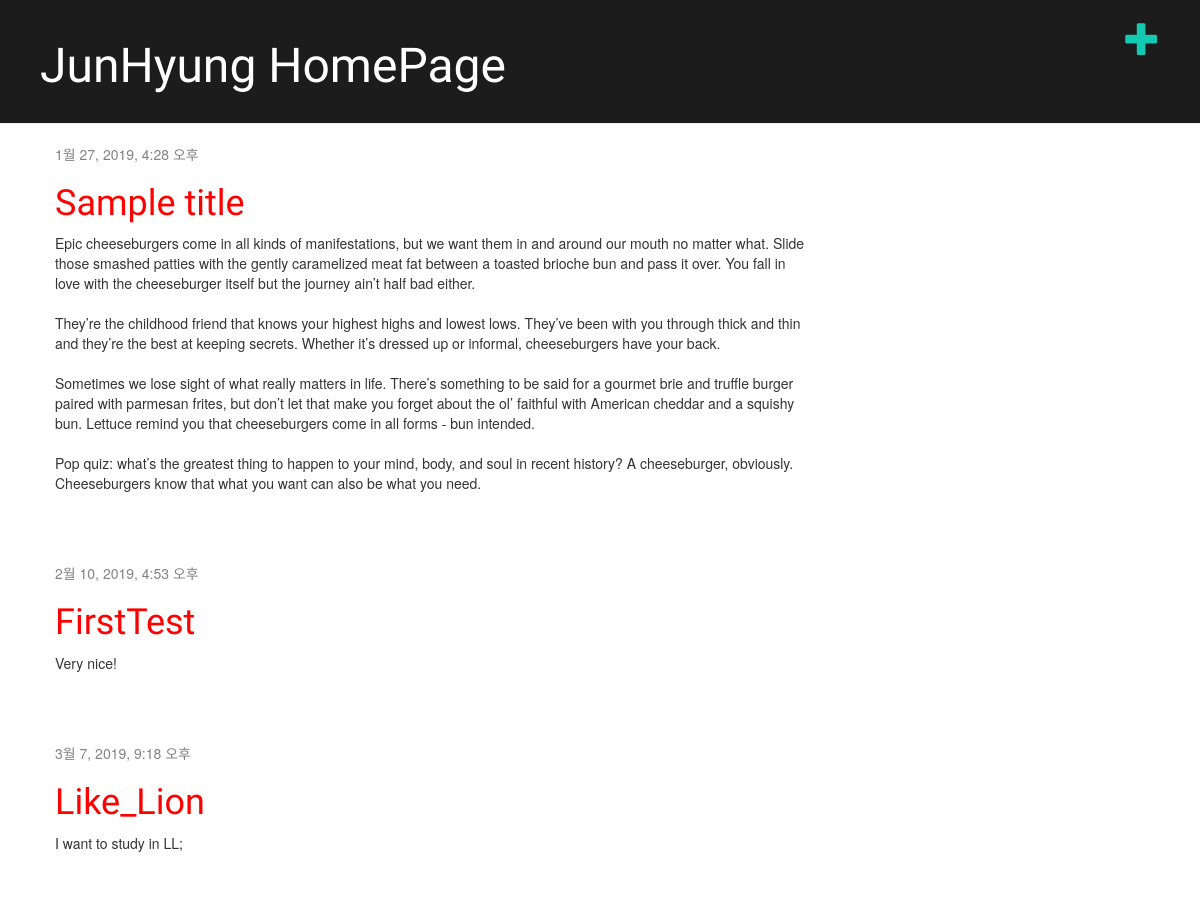
Before: / with the older database file.
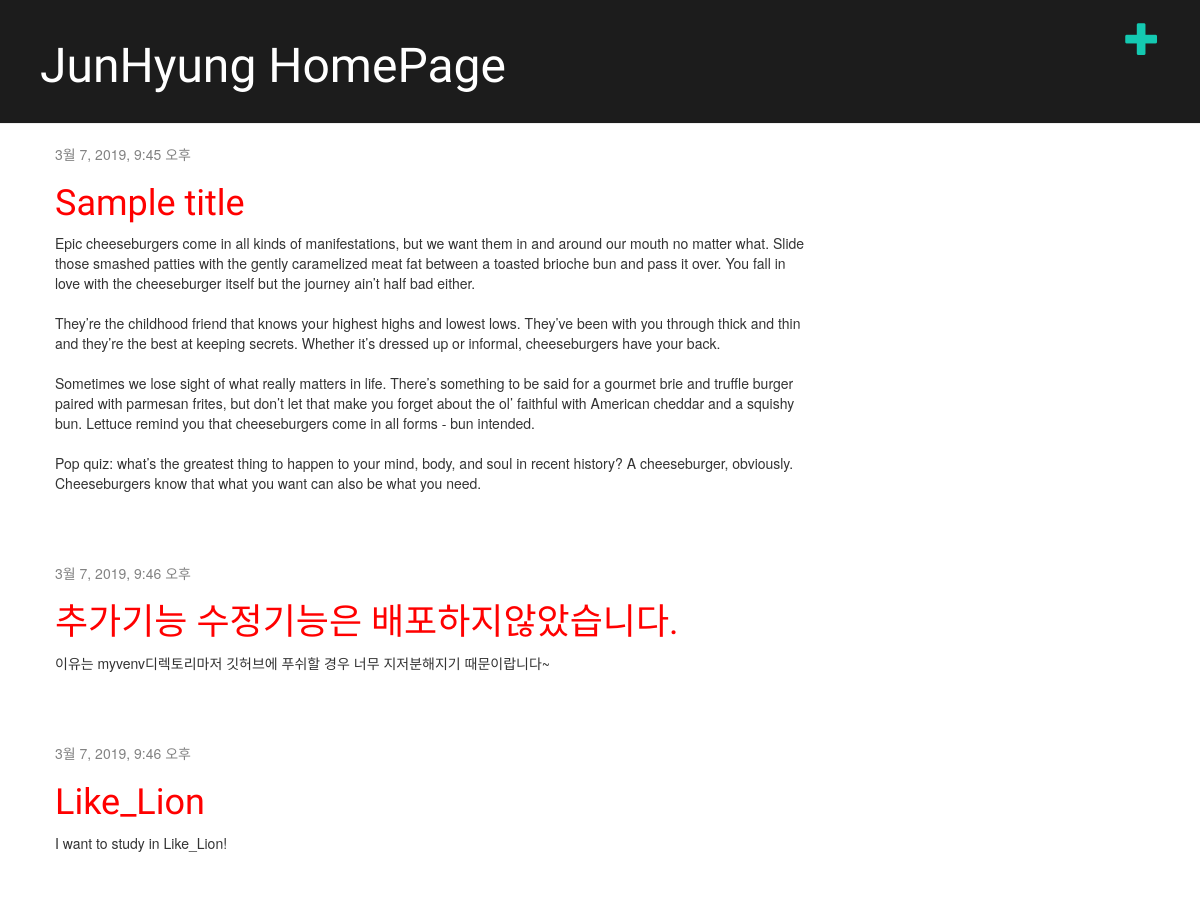
After: the same page with the newer database file.
### blog/models.py (models this page shows, shortened)
class Post(models.Model):
    author = models.ForeignKey('auth.User', on_delete=models.CASCADE)
    title = models.CharField(max_length=200)
    text = models.TextField()
    created_date = models.DateTimeField(
            default=timezone.now)
    published_date = models.DateTimeField(
            blank=True, null=True)

### blog/views.py (the view)
# urls.py: path('', views.post_list, name='post_list'),
def post_list(request):
    fetched_posts = Post.objects.filter(published_date__lte=timezone.now()).order_by('published_date')
    return render(request, 'blog/post_list.html', {'posts': fetched_posts})

### blog/templates/blog/post_list.html
{% extends 'blog/base.html' %}
{% block content %}
    {% for post in posts %}
        <div class="post">
            <div class="date">
                {{ post.published_date }}
            </div>
            <h1><a href="{% url 'post_detail' pk=post.pk %}">{{ post.title }}</a></h1>
            <p>{{ post.text|linebreaksbr }}</p>
        </div>
    {% endfor %}
{% endblock %}

### blog/templates/blog/base.html (shortened to what this page needs)
{% load static %}
<html>
    <head>
        <link rel="stylesheet" href="//maxcdn.bootstrapcdn.com/bootstrap/3.2.0/css/bootstrap.min.css">
        <link rel="stylesheet" href="//maxcdn.bootstrapcdn.com/bootstrap/3.2.0/css/bootstrap-theme.min.css">
        <link rel="stylesheet" href="{% static 'css/blog.css' %}">
    </head>
    <body>
        <div class="page-header">
            <a href="{% url 'post_new' %}" class="top-menu"><span class="glyphicon glyphicon-plus"></span></a>
            <h1><a href="/">JunHyung HomePage</a></h1>
        </div>
        <div class="content container">
            <div class="row">
                <div class="col-md-8">
                    {% block content %}
                    {% endblock %}
                </div>
            </div>
        </div>
    </body>
</html>

### blog/static/css/blog.css (style rules this page uses)
.page-header { background-color: #1C1C1C; margin-top: 0; padding: 20px 20px 20px 40px; }
.page-header h1, .page-header h1 a, .page-header h1 a:visited, .page-header h1 a:active { color: #ffffff; font-size: 36pt; text-decoration: none; }
.content { margin-left: 40px; }
h1, h2, h3, h4 { font-family: 'Lobster', cursive; }
.date { color: #828282; }
.top-menu, .top-menu:hover, .top-menu:visited { color: #14c9b1; float: right; font-size: 26pt; margin-right: 20px; }
.post { margin-bottom: 70px; }
.post h1 a, .post h1 a:visited { color: #ff0000; }

Changed rows visible on the page:
removed Post: published_date "2월 10, 2019, 4:53 오후", title "FirstTest", text "Very nice!"
changed Post "Sample title": published_date "1월 27, 2019, 4:28 오후" → "3월 7, 2019, 9:45 오후"
added Post: published_date "3월 7, 2019, 9:46 오후", title "추가기능 수정기능은 배포하지않았습니다.", text "이유는 myvenv디렉토리마저 깃허브에 푸쉬할 경우 너무 지저분해지기 때문이랍니다~"
changed Post "Like_Lion": published_date "3월 7, 2019, 9:18 오후" → "3월 7, 2019, 9:46 오후"; text "I want to study in LL;" → "I want to study in Like_Lion!"
